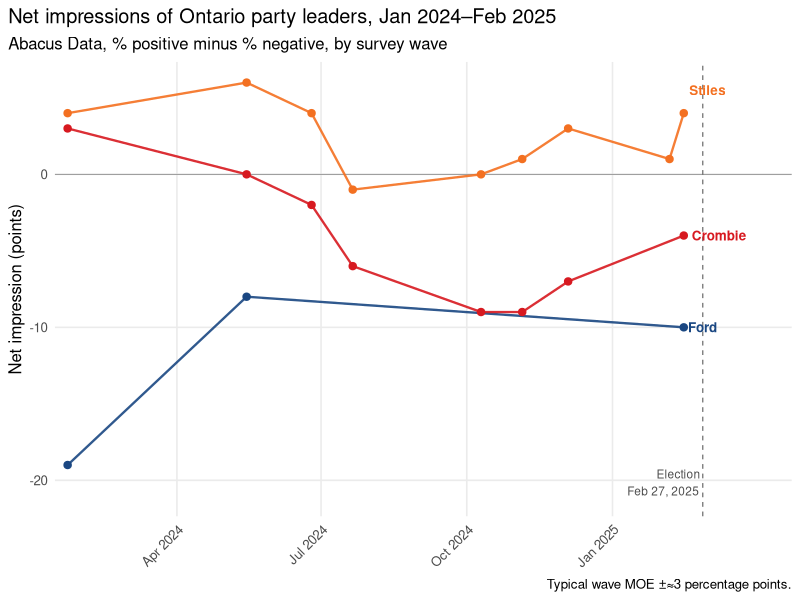
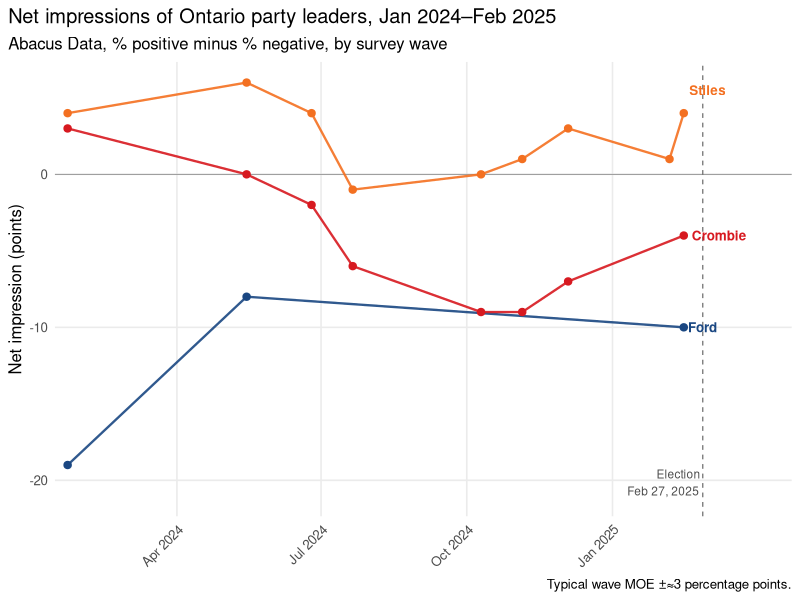

Reproduce these figures in R, in order.
# ------------------------------------------------------------------
# Ontario leader approval — Abacus net-impression tracker
# Jan 2024 – Election Day (Feb 27, 2025)
# Source: sjkiss/2025-Ontario-Election / ontario_leader_approval_polls.xlsx
# Design choices:
#   - Abacus "net impression" only (consistent single-house series)
#   - Waves connected with lines: no smoothing, so every movement
#     shown is an actual movement in the data
#   - Starts Jan 2024, where regular tracking begins (drops the
#     lone Stiles wave from Mar 2023)
#   - Ends at the election; direct labels instead of a legend
# ------------------------------------------------------------------

library(readxl)
library(dplyr)
library(stringr)
library(lubridate)
library(ggplot2)
library(here)

# --- 1. Read cleaned data -------------------------------------------
# Sheet is "Leader Approval Polls"; columns are:
# Pollster, Field Start, Field End, Published, Leader, Metric, Net, Notes, Source URL
# (there is no separate Positive %/Negative % column — Net is given directly)
raw <- read_excel(
  path  = here("data/ontario_leader_approval_polls.xlsx"),
  sheet = "Leader Approval Polls"
)

# --- 2. Clean ---------------------------------------------------------
polls <- raw |>
  filter(Pollster == "Abacus Data", Metric == "net impression") |>
  rename(
    field_end = `Field End`,
    leader    = Leader,
    net       = Net
  ) |>
  mutate(
    date = case_when(
      str_detect(field_end, "^\\d{4}-\\d{2}-\\d{2}$") ~ ymd(field_end),
      str_detect(field_end, "^\\d{4}-\\d{2}$")        ~ ymd(paste0(field_end, "-15")),
      TRUE                                            ~ as.Date(NA)
    ),
    leader = factor(
      leader,
      levels = c("Ford", "Crombie", "Stiles", "Fraser (interim Lib)")
    )
  ) |>
  filter(!is.na(date), !is.na(net), date >= as.Date("2024-01-01")) |>
  arrange(leader, date)

party_cols <- c(
  "Ford"                 = "#1A4782",
  "Crombie"              = "#D71920",
  "Stiles"               = "#F37021",
  "Fraser (interim Lib)" = "#8B0000"
)

election_day <- as.Date("2025-02-27")

# --- Restrict to pre-election period --------------------------------
polls  <- polls  |> filter(date <= election_day)
labels <- polls  |>
  group_by(leader) |>
  slice_max(date, n = 1) |>
  ungroup() |>
  mutate(
    label   = recode(as.character(leader),
                     "Fraser (interim Lib)" = "Fraser\n(interim Lib)"),
    nudge_y = case_when(
      leader == "Stiles"               ~  1.5,
      leader == "Fraser (interim Lib)" ~ -1.5,
      TRUE                              ~ 0
    )
  )

y_bottom <- min(polls$net) - 2

# --- 4. Plot -------------------------------------------------------
p <- ggplot(polls, aes(x = date, y = net, colour = leader)) +
  geom_hline(yintercept = 0, linewidth = 0.3, colour = "grey55") +
  geom_vline(xintercept = election_day, linetype = "dashed",
             colour = "grey40", linewidth = 0.4) +
  annotate("text", x = election_day, y = y_bottom,
           label = "Election\nFeb 27, 2025",
           hjust = 1.05, vjust = 0, size = 3, colour = "grey30") +
  geom_line(linewidth = 0.8, alpha = 0.9) +
  geom_point(size = 2.2) +
  geom_text(data = labels,
            aes(label = label, y = net + nudge_y),
            hjust = -0.15, size = 3.4, fontface = "bold",
            lineheight = 0.9, show.legend = FALSE) +
  scale_colour_manual(values = party_cols, guide = "none") +
  scale_x_date(breaks = seq(as.Date("2024-01-01"), election_day,
                            by = "3 months"),
               date_labels = "%b %Y",
               expand = expansion(mult = c(0.02, 0.14))) +
  labs(
    title    = "Net impressions of Ontario party leaders, Jan 2024\u2013Feb 2025",
    subtitle = "Abacus Data, % positive minus % negative, by survey wave",
    x = NULL, y = "Net impression (points)",
    caption  = paste0(
      "Typical wave MOE \u00b1\u22483 percentage points."
    )
  ) +
  theme_minimal(base_size = 12) +
  theme(
    plot.title.position = "plot",
    axis.text.x = element_text(angle = 45, hjust = 1),
    panel.grid.minor = element_blank()
  )

print(p)

ggsave(here("Plots/ontario_leader_net_impressions.png"), p,
       width = 10, height = 6, dpi = 300)
